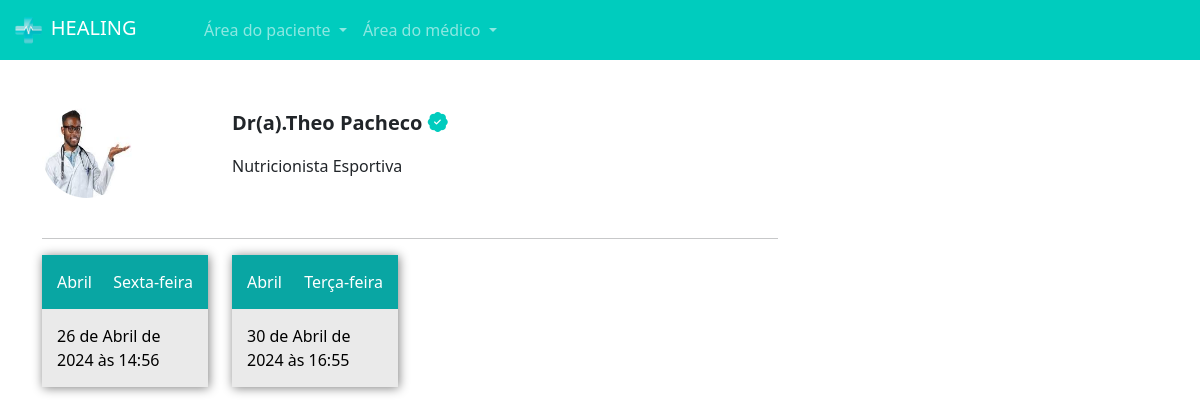
The app's page /pacientes/escolher_horario/5 (signed in) with its own data.
### medico/models.py (models this page shows, shortened)
class DadosMedico(models.Model):
    crm = models.CharField(max_length=30)
    nome = models.CharField(max_length=100)
    cep = models.CharField(max_length=15)
    rua = models.CharField(max_length=100)
    bairro = models.CharField(max_length=100)
    numero = models.IntegerField()
    rg = models.ImageField(upload_to='rgs')
    cedula_identidade_medica = models.ImageField(upload_to='cim')
    foto = models.ImageField(upload_to='fotos_perfil')
    descricao = models.TextField()
    valor_consulta = models.FloatField(default=100)
    user = models.ForeignKey(User,on_delete=models.DO_NOTHING)
    especialidade = models.ForeignKey(Especialidades, on_delete=models.DO_NOTHING)

class DatasAbertas(models.Model):
    data = models.DateTimeField()
    user = models.ForeignKey(User, on_delete=models.DO_NOTHING)
    agendado = models.BooleanField(default=False)

### paciente/views.py (the view)
# urls.py: path('escolher_horario/<int:id_dados_medicos>', views.escolhoer_horario, name="escolher_horario"),
def escolhoer_horario(request, id_dados_medicos):
    if request.method == "GET":
        medico = DadosMedico.objects.get(id=id_dados_medicos)
        datas_abertas = DatasAbertas.objects.filter(user=medico.user).filter(data__gte=datetime.now()).filter(agendado=False)
        return render(request, 'escolher_horario.html', {'medico': medico, 'datas_abertas': datas_abertas, 'is_medico': is_medico(request.user)})

### medico/models.py (called while the page is built)
def is_medico(user):
    return DadosMedico.objects.filter(user=user).exists()

### paciente/templates/escolher_horario.html (shortened to what this page needs)
{% extends "base.html" %}
{% load static %}
{% block 'head' %}
<link rel="stylesheet" href="{% static 'medicos/css/abrir_horario.css' %}">
<link rel="stylesheet" href="{% static 'usuarios/css/usuarios.css' %}">
<link rel="stylesheet" href="{% static 'medicos/css/cadastro_medico.css' %}">
<link rel="stylesheet" href="{% static 'pacientes/css/home.css' %}">
<link rel="stylesheet" href="https://cdn.jsdelivr.net/npm/bootstrap-icons@1.11.3/font/bootstrap-icons.min.css">
{% endblock 'head' %}
{% block 'body' %}
{% include "partials/navbar.html" %}
<div class="container">
    <br><br>
    <div class="row">
        <div class="col-md-8">
            <div class="row">
                <div class="col-md-3"><img src="{{medico.foto.url}}" class="foto-perfil-card" alt=""></div>
                <div class="col-md">
                    <p style="font-size: 20px" class="p-bold">Dr(a).{{medico.nome}} <i class="bi bi-patch-check-fill icon-main"></i></p>
                    <p>{{medico.descricao}}</p>
                </div>
            </div>
            <br>
            <hr>
            <div class="row">
             {% for data_aberta in datas_abertas %}
                <div class="col-md-3">
                    <a class="link" href="{% url 'agendar_horario' data_aberta.id %}">
                        <div class='selecionar-dia'>
                            <div class="header-dias">
                                <span class="mes">{{ data_aberta.data|date:"F" }}</span>
                                <span class="dia-semana">{{ data_aberta.data|date:"l" }}</span>
                            </div>
                            <div class="conteudo-data">{{data_aberta.data}}</div>
                        </div>
                    </a>
                    <br>
                </div>
             {% endfor %}
            </div>
        </div>
        <div class="col-md-4"></div>
    </div>
</div>
{% endblock 'body' %}

### templates/static/geral/css/base.css (style rules this page uses)
:root { --main-color: #00CCBE; --dark-color: #09A6A3; --contrast-color: #FFD686; }
.p-bold { font-weight: bold; }

### templates/static/pacientes/css/home.css (style rules this page uses)
.foto-perfil-card { width: 90px; height: 90px; border-radius: 45px; }
.icon-main { color: var(--main-color); }
.link { text-decoration: none; }
.selecionar-dia { width: 100%; background-color: #EAEAEA; box-shadow: 1px 1px 10px gray; }
.header-dias { background-color: var(--dark-color); padding: 15px; color: white; text-decoration: none; }
.dia-semana { float: right; }
.conteudo-data { padding: 15px; color: black; }

### records on screen
DadosMedico: foto (picture), nome "Theo Pacheco", descricao "Nutricionista Esportiva"
DatasAbertas: data "Abril", data "Sexta-feira", data "26 de Abril de 2024 às 14:56"
DatasAbertas: data "Abril", data "Terça-feira", data "30 de Abril de 2024 às 16:55"
